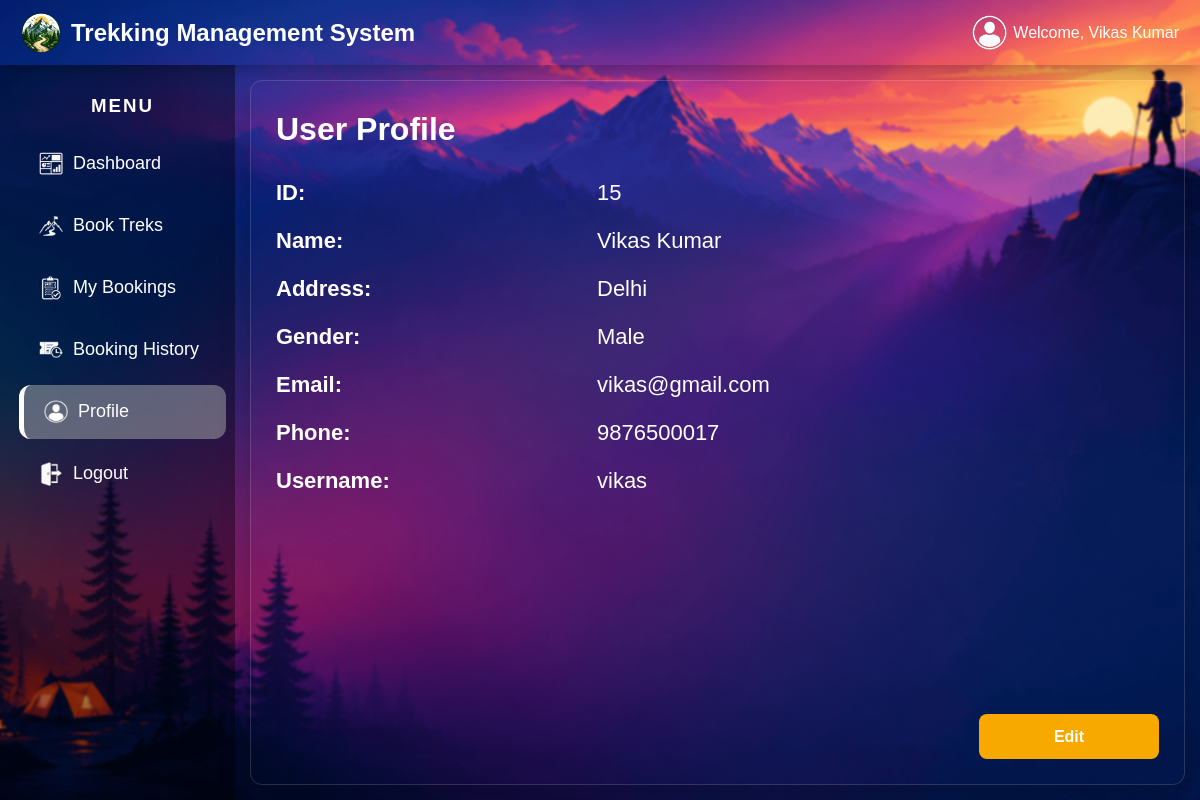
Screenshot of /user_profile (signed in) with the database file from the repository.
### tables this page shows
CREATE TABLE users (
            id INTEGER PRIMARY KEY AUTOINCREMENT,
            role TEXT NOT NULL,
            fullname TEXT NOT NULL,
            address TEXT NOT NULL,
            gender TEXT NOT NULL,
            email TEXT NOT NULL UNIQUE,
            phone TEXT NOT NULL,
            username TEXT NOT NULL UNIQUE,
            password TEXT NOT NULL,
            status TEXT DEFAULT 'active'
        );

### app.py (the view)
@app.route("/user_profile")
def user_profile():
    if "user_id" not in session:
        return redirect("/")
    user_id = session["user_id"]
    user_name = session["user_name"]
    conn = sqlite3.connect("trek.db")
    cursor = conn.cursor()
    cursor.execute(
        """SELECT * FROM users WHERE id=?""",
        (user_id,)
    )
    user = cursor.fetchone()
    conn.close()
    return render_template("user_profile.html", user=user, page="profile", user_name=user_name)

### templates/user_profile.html (shortened to what this page needs)
{% extends "base_user.html" %}
{% block content %}
    <div class="glass-card">
        <h1>User Profile</h1>
        <div class="trek-info">
            <div class="trek-box-1">
                <p><strong>ID:</strong></p>
                <p><strong>Name:</strong></p>
                <p><strong>Address:</strong></p>
                <p><strong>Gender:</strong></p>
                <p><strong>Email:</strong></p>
                <p><strong>Phone:</strong></p>
                <p><strong>Username:</strong></p>
            </div>
            <div class="trek-box-2">
                <p>{{user[0]}}</p>
                <p>{{user[2]}}</p>
                <p>{{user[3]}}</p>
                <p>{{user[4]}}</p>
                <p>{{user[5]}}</p>
                <p>{{user[6]}}</p>
                <p>{{user[7]}}</p>
            </div>
        </div>
        <div class="button-group">
            <a href="/user_prof_edit" class="edit-btn">
                Edit
            </a>
        </div>
    </div>
{% endblock %}

### templates/base_user.html (shortened to what this page needs)
<!DOCTYPE html>
<html lang="en">
<head>
    <link rel="stylesheet" href="/static/css/user_dash_style.css">
</head>
<body>
    <div class="navbar">
        <div class="logo">
            <img src="/static/images/Logo.png" alt="Brand Logo">
            <span>Trekking Management System</span>
        </div>
        <div class="admin">
            <img src="/static/images/profile logo.png" alt="profile logo"> Welcome, {{user_name}}
        </div>
    </div>
    <div class="container">
        <div class="sidebar">
            <h3>MENU</h3>
            <a class="{% if page == 'dash'%}high_side{% endif %}" href="/user_dash">
                <img src="/static/images/dash logo.png" alt="dashboard logo">
                <div>Dashboard</div>
            </a>
            <a class="{% if page == 'treks'%}high_side{% endif %}" href="/user_book_treks">
                <img src="/static/images/manage treks logo.png" alt="Book treks logo">
                <div>Book Treks</div>
            </a>
            <a class="{% if page == 'bookings'%}high_side{% endif %}" href="/user_my_bookings">
                <img src="/static/images/manage bookings logo.png" alt="My bookings logo">
                <div>My Bookings</div>
            </a>
            <a class="{% if page == 'booking_history'%}high_side{% endif %}" href="/user_booking_history">
                <img src="/static/images/booking history logo.png" alt="Book history logo">
                <div>Booking History</div>
            </a>
            <a class="{% if page == 'profile'%}high_side{% endif %}" href="/user_profile">
                <img src="/static/images/profile logo.png" alt="Profile logo">
                <div>Profile</div>
            </a>
            <a href="/logout" class="logout">
                <img src="/static/images/logout logo.png" alt="">
                <div>Logout</div>
            </a>
        </div>
        <div class="content">
            {% block content %}
            {% endblock %}
        </div>
    </div>
</body>
</html>

### static/css/user_dash_style.css (style rules this page uses)
* { box-sizing: border-box ; color: white; font-family: Arial, Helvetica, sans-serif; }
body { margin:0; padding:0; background-image:url("/static/images/background1.png"); background-size:cover; background-position:center; background-repeat:no-repeat; background-attachment:fixed; }
.navbar { width: 100%; height: 65px; padding: 10px 20px; background-color: transparent; backdrop-filter: blur(1px); border: 1px solid rgba(0, 36, 156, 0); box-shadow: 0 5px 15px rgba(0,0,0,0.25); color: white; display: flex; justify-content: space-between; align-items: center; position: fixed; top: 0; left: 0; z-index: 1000; }
.logo { display:flex; align-items:center; gap:10px; font-size:24px; font-weight:bold; }
.logo img { width:40px; height:40px; object-fit:cover; border-radius:50%; }
.admin { display: flex; align-items: center; gap: 6px; }
.admin img { height: 35px; width: 35px; }
.container { display: block; }
.sidebar { width: 235px; height: calc(100vh - 65px); background-color: rgba(0, 0, 0, 0.394); backdrop-filter: blur(1px); color: white; padding: 10px 0px 10px 10px; border: 1px solid transparent; position: fixed; top: 65px; left: 0; }
.sidebar h3 { text-align:center; letter-spacing:2px; margin-bottom:20px; color:white; }
.sidebar a { display:flex; align-items: center; padding:15px 20px; margin:8px; gap: 10px; color:white; text-decoration:none; border-radius:12px; transition:0.3s ease; font-size:18px; font-weight:500; }
.sidebar img { height: 24px; width: 24px; object-fit: contain; flex-shrink: 0; }
.high_side { background: rgba(179, 179, 179, 0.476); font-weight:bold; border-left:5px solid white; }
.content { margin-left:235px; margin-top:65px; padding:15px; flex:1; background:transparent; backdrop-filter:blur(1px); min-height:calc(100vh - 65px); }
.content h1 { margin: 5px 0; color: white; }
.glass-card { height: calc(100vh - 95px); width: 100%; display: flex; flex-direction: column; background: transparent; border-radius:12px; padding:25px; border:1px solid rgba(255,255,255,.15); box-shadow:0 10px 30px rgba(0,0,0,.25); overflow-y: auto; }
.trek-info { display:flex; gap:40px; align-items:flex-start; margin-top:5px; }
.trek-box-1 { flex:1; font-size: 22px; }
.trek-box-2 { flex:2; font-size: 22px; }
.trek-box-2 p { font-size:22px; color:white; margin:22px 0; }
.button-group { display:flex; justify-content:flex-end; gap:15px; margin-top:auto; }
.save-btn, .back-btn, .edit-btn, .cancel-btn { width: 180px; height: 45px; display: flex; justify-content: center; align-items: center; border-radius: 8px; text-decoration: none; font-size: 16px; font-weight: bold; cursor: pointer; transition:0.3s ease; }
.edit-btn { background: #f7a900; color: white; border: none; }

### rows the page displays
users: fullname "Vikas Kumar", id "15", address "Delhi", gender "Male", email "vikas@gmail.com", phone "9876500017", username "vikas"
